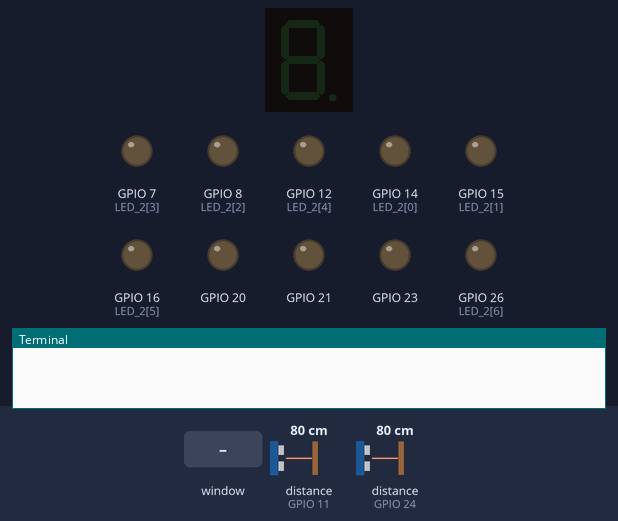
Bench run of a program on a simulated Raspberry Pi (BCM pin numbers). Parts: 1-digit seven-segment display, output pins drawn as LEDs (lit = HIGH), the last lines printed to the terminal. Inputs (shaded band) come from the test bench; at power-on: distance to the obstacle (sensors on GPIO 11, GPIO 24) 80 cm. The echo pulse lasts 58.3 µs per cm; the segment pins are drawn as the display they are named for; the desktop window is not drawn, its controls go by their first labels and the mouse button is held 0.15 s; empty text fields in the window are filled with 5; the clock reads 2024-03-15 10:24:30 at power-on unless the program sets it; pins used as bus, display or sensor lines are not drawn.

Above: at 1.2 s.
1.3 s: control labelled "Okay" in the window clicked
At 1.56 s:
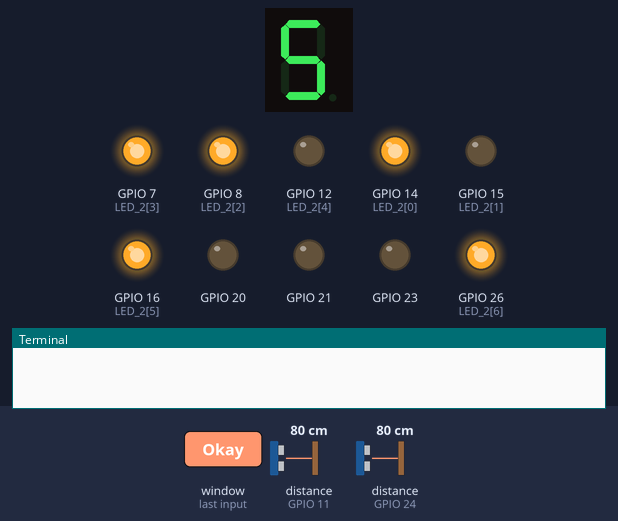
At 2.7 s:
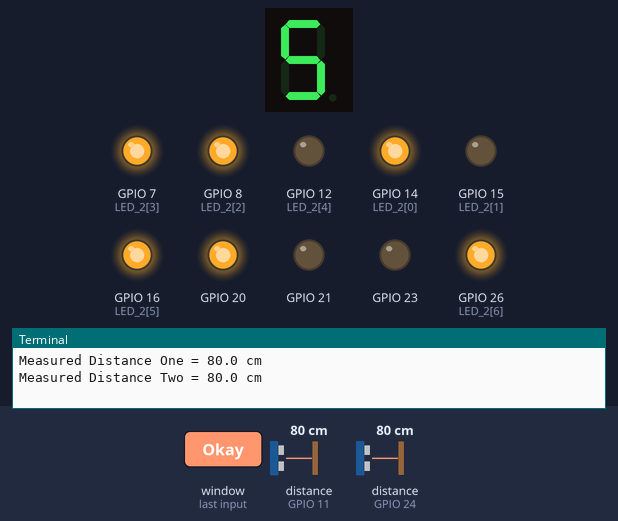
4.3 s: distance to the obstacle (sensor on GPIO 11) set to 85 cm
At 23.88 s:
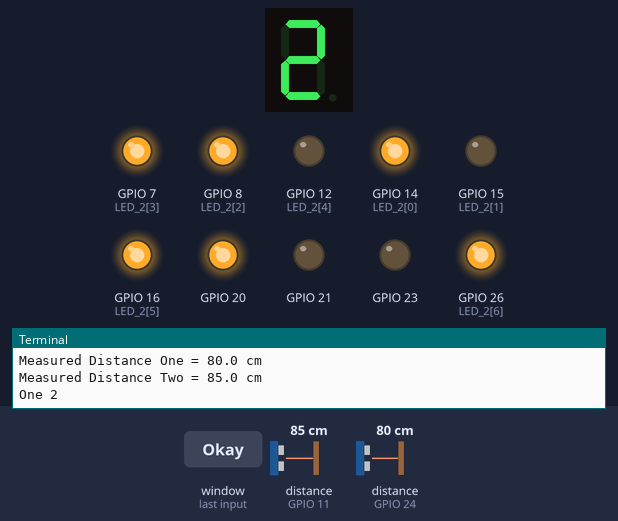
Timing chart, 0 to 28.4 s (numbered marks = the images above; inputs shaded):
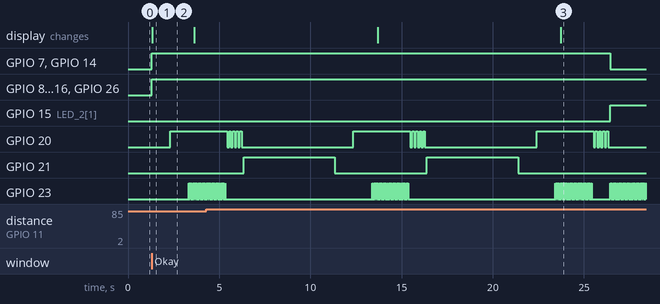

Measured:
- after the input at 1.3 s, GPIO 7 (LED_2[3]), GPIO 8 (LED_2[2]), GPIO 14 (LED_2[0]), GPIO 16 (LED_2[5]), GPIO 26 (LED_2[6]): LOW → HIGH at once; GPIO 20: LOW → HIGH after 1.0 s; GPIO 23: alternates HIGH for 0.01 s and LOW for 0.01 s, starting after 2.0 s; the display: changes at once (image 1)
- after the input at 4.3 s, GPIO 15 (LED_2[1]): LOW → HIGH after 22.1 s instead of 2.0 s; GPIO 16 (LED_2[5]): stays HIGH (without the input it goes to LOW after 15.1 s)
- by itself, GPIO 21: alternates HIGH for 5.0 s and LOW for 5.0 s

The program:

Main.py
```python
import RPi.GPIO as GPIO
import time
import random
from tkinter import*
import tkinter.messagebox

class MyGUI:
    def __init__(self):
        self.main_window=Tk()
        self.main_window.geometry("300x300+700+100")
        self.main_window.title("Project 3")

        label1 = Label(self.main_window, text = "Select the amount of LIVES: ")
        label1.place(x=10,y=10)

        label2 = Label(self.main_window, text = "Select the SENSITIVITY: ")
        label2.place(x=10,y=80)

        self.entry1 = Entry(self.main_window , width=10)
        self.entry1.place(x=10,y=40)

        self.var = DoubleVar()
        self.scale = Scale(self.main_window,orient = HORIZONTAL,from_=1, to=5,tickinterval = 0.5,variable = self.var)
        self.scale.place(x=10,y=100)

        button = Button(self.main_window, text="Okay", command=self.do_this)
        button.place(x=150, y=200)
        button1 = Button(self.main_window, text="Quit", command=self.main_window.destroy)
        button1.place(x=150, y=240)
        mainloop()

    def do_this(self):

        GPIO.setmode(GPIO.BCM)
        GPIO.setwarnings(False)
        GPIO.setup(18,GPIO.OUT) #TRIGGER 1
        GPIO.setup(9,GPIO.OUT) #TRIGGER 2
        GPIO.setup(23,GPIO.OUT) #BUZZER
        GPIO.setup(24,GPIO.IN) #ECHO 1
        GPIO.setup(11,GPIO.IN) #ECHO 2
        GPIO.setup(20,GPIO.OUT) #RED
        GPIO.setup(21,GPIO.OUT) #GREEN
        GPIO.setup(25,GPIO.IN, pull_up_down = GPIO.PUD_UP) #Button

        #7-Segment ONE
        GPIO.setup(4,GPIO.OUT) #A
        GPIO.setup(17,GPIO.OUT) #B
        GPIO.setup(27,GPIO.OUT) #C
        GPIO.setup(22,GPIO.OUT) #D
        GPIO.setup(5,GPIO.OUT) #E
        GPIO.setup(6,GPIO.OUT) #F
        GPIO.setup(13,GPIO.OUT) #G
        def light_up_number_1(number_1):
            for i in range(7):
                GPIO.output(LED_1[i],numbers_1 [number_1][i])
        LED_1 = [4,17,27,22,5,6,13]
        numbers_1 = {
            0: [1,1,1,1,1,1,0],
            1: [0,1,1,0,0,0,0],
            2: [1,1,0,1,1,0,1],
            3: [1,1,1,1,0,0,1],
            4: [0,1,1,0,0,1,1],
            5: [1,0,1,1,0,1,1],
            6: [1,0,1,1,1,1,1],
            7: [1,1,1,0,0,0,0],
            8: [1,1,1,1,1,1,1],
            9: [1,1,1,1,0,1,1]}

        #7-Segment TWO
        GPIO.setup(14,GPIO.OUT) #A
        GPIO.setup(15,GPIO.OUT) #B
        GPIO.setup(8,GPIO.OUT) #C
        GPIO.setup(7,GPIO.OUT) #D
        GPIO.setup(12,GPIO.OUT) #E
        GPIO.setup(16,GPIO.OUT) #F
        GPIO.setup(26,GPIO.OUT) #G
        def light_up_number_2(number_2):
            for l in range(7):
                GPIO.output(LED_2[l],numbers_2[number_2][l])
        LED_2 = [14,15,8,7,12,16,26]
        numbers_2 = {
            0: [1,1,1,1,1,1,0],
            1: [0,1,1,0,0,0,0],
            2: [1,1,0,1,1,0,1],
            3: [1,1,1,1,0,0,1],
            4: [0,1,1,0,0,1,1],
            5: [1,0,1,1,0,1,1],
            6: [1,0,1,1,1,1,1],
            7: [1,1,1,0,0,0,0],
            8: [1,1,1,1,1,1,1],
            9: [1,1,1,1,0,1,1]}

        GPIO.output(21,False)
        n_1 = int(self.entry1.get())
        n_2 = int(self.entry1.get())
        if n_1 > 9:
            tkinter.messagebox.showinfo('Error',"Sorry, You cannot have more than 9 players")
        else:
            light_up_number_1(n_1)
            light_up_number_2(n_2)
            while True:
                #Distance Sensor ONE
                def PlayerOne():
                    GPIO.output(18,True)
                    time.sleep(0.00001)
                    GPIO.output(18,False)
                    start_time_1 = time.time()
                    stop_time_1 = time.time()
                    while GPIO.input(24) == 0:
                        start_time_1 = time.time()
                    while GPIO.input(24) == 1:
                        stop_time_1 = time.time()
                    time_gone_1 = stop_time_1 - start_time_1
                    PlayerOne = (time_gone_1 * 34300) /2
                    return PlayerOne
                time.sleep(.5)
                new_distance_1 = PlayerOne()

                #Distance Sensor TWO
                def PlayerTwo():
                    GPIO.output(9,True)
                    time.sleep(0.00001)
                    GPIO.output(9,False)
                    start_time_2 = time.time()
                    stop_time_2 = time.time()
                    while GPIO.input(11) == 0:
                        start_time_2 = time.time()
                    while GPIO.input(11) == 1:
                        stop_time_2 = time.time()
                    time_gone_2 = stop_time_2 - start_time_2
                    PlayerTwo = (time_gone_2 * 34300) /2
                    return PlayerTwo
                time.sleep(.5)
                new_distance_2 = PlayerTwo()

                count = 0
                while count < 5:
                        GPIO.output(20,True) #RED LED
                        GPIO.output(21,False)
                        count += 1
                        time.sleep(0.01)
                        distOne = PlayerOne()
                        distTwo = PlayerTwo()
                        print("Measured Distance One = %.1f cm" % distOne)
                        print("Measured Distance Two = %.1f cm" % distTwo)
                        time.sleep(1)
                        sensitivity = self.scale.get()
                        if PlayerOne() <= ((new_distance_1)-sensitivity): #Can't move forward 0.0077
                            n_1 -=1
                            light_up_number_1(n_1)
                            print('One',n_1)
                            for j in range(100): #Buzzer
                                GPIO.output(23,GPIO.HIGH)
                                time.sleep(0.01)
                                GPIO.output(23,GPIO.LOW)
                                time.sleep(0.01)
                            for k in range(5):
                                GPIO.output(20,True)
                                time.sleep(.1)
                                GPIO.output(20,False)
                                time.sleep(.1)
                            count = 5

                        if PlayerTwo() <= ((new_distance_2)-sensitivity): #Can't move forward 0.0077
                            n_2-=1
                            light_up_number_2(n_2)
                            print('Two',n_2)
                            for j in range(100): #Buzzer
                                GPIO.output(23,GPIO.HIGH)
                                time.sleep(0.01)
                                GPIO.output(23,GPIO.LOW)
                                time.sleep(0.01)
                            for k in range(5):
                                GPIO.output(20,True)
                                time.sleep(.1)
                                GPIO.output(20,False)
                                time.sleep(.1)
                            count = 5

                if count == 5:
                    GPIO.output(21,True) #GREEN LED
                    time.sleep(5)
                    GPIO.output(21,False)
                if n_1 == 0:
                    print("Player Two Won")
                    time.sleep(5)
                    light_up_number_1(n_1)
                    light_up_number_2(n_2)
                    exit()
                if n_2 == 0:
                    print("Player One Won")
                    time.sleep(5)
                    light_up_number_1(n_1)
                    light_up_number_2(n_2)
                    exit()

            GPIO.cleanup()
my_gui=MyGUI()
```
